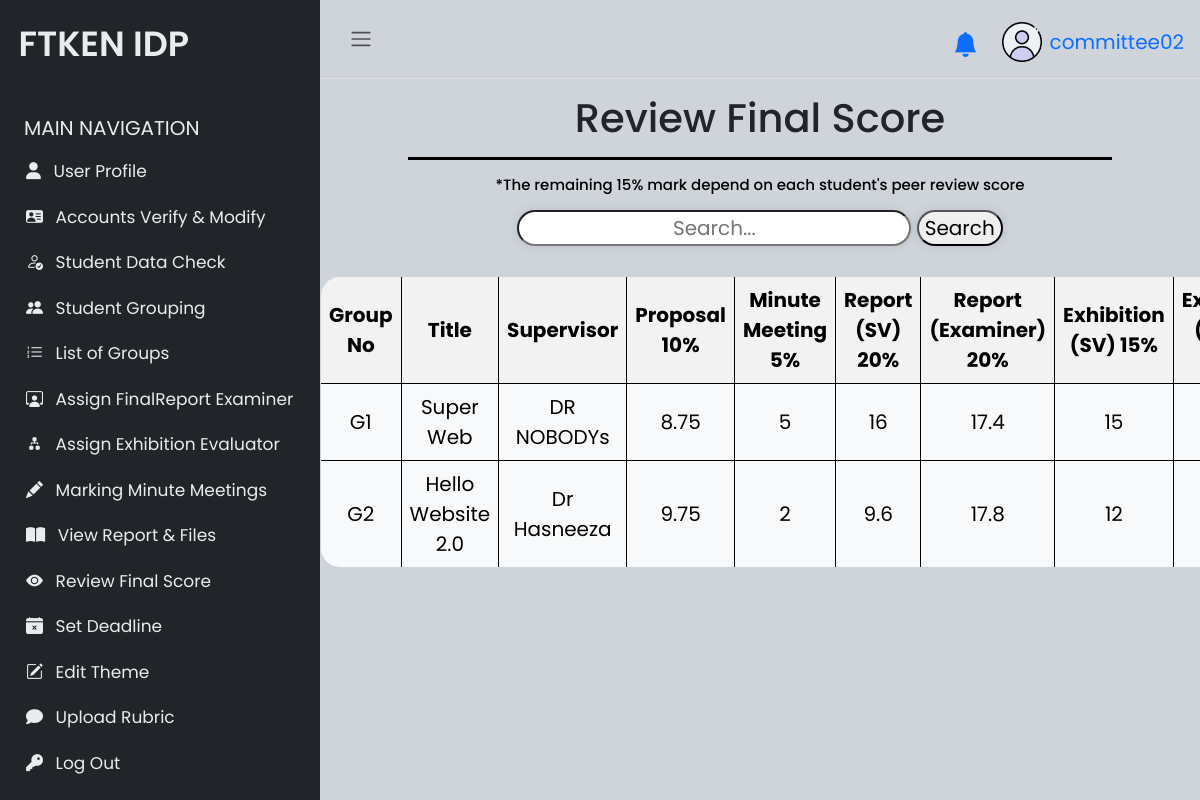
Page /committee/viewScore.php (signed in) on the committed database.
### tables this page shows
CREATE TABLE `idpgroup` (
  `grpid` int(11) NOT NULL,
  `grpnum` int(11) NOT NULL,
  `themeid` int(11) DEFAULT NULL,
  `active` tinyint(1) NOT NULL,
  `idpexPanel` tinyint(1) NOT NULL,
  `idpexSV` tinyint(1) NOT NULL
);

CREATE TABLE `idpsynopsis` (
  `synid` int(11) NOT NULL,
  `title` varchar(200) NOT NULL,
  `synopsis` varchar(8000) NOT NULL,
  `objectives` varchar(8000) NOT NULL,
  `comment` text NOT NULL,
  `approved` tinyint(1) NOT NULL,
  `submitted` tinyint(1) NOT NULL,
  `grpid` int(11) NOT NULL,
  `submitTime` varchar(50) NOT NULL
);

CREATE TABLE `supervisor` (
  `svid` int(11) NOT NULL,
  `name` varchar(200) NOT NULL,
  `staffnum` varchar(200) NOT NULL,
  `email` varchar(200) NOT NULL,
  `pass` varchar(200) NOT NULL,
  `salt` varchar(100) NOT NULL,
  `verify` tinyint(1) NOT NULL,
  `grpid` int(11) DEFAULT NULL,
  `y3` int(11) NOT NULL,
  `y2` int(11) NOT NULL,
  `y1` int(11) NOT NULL,
  `y0` int(11) NOT NULL,
  `evalid` int(11) DEFAULT NULL,
  `groupAssign` text NOT NULL
);

CREATE TABLE `grpmark` (
  `grpmarkid` int(11) NOT NULL,
  `grpid` int(11) NOT NULL,
  `reportMarkSV` float NOT NULL,
  `reportMarkExaminer` float NOT NULL,
  `idpexMarkSV` float NOT NULL,
  `idpexMarkPanel` float NOT NULL,
  `proposalMark` float NOT NULL,
  `mmMarkComm` int(1) DEFAULT NULL
);

### committee/viewScore.php (the view, shortened to what this page needs)
<!DOCTYPE html>
<html lang="en">
<?php
include './sidebarComm.php';
?>
<html>
<body>
    <h1 class="text-center mb-3 title-container">Review Final Score</h1>
    <h4 class="text-center mb-3">*The remaining 15% mark depend on each student's peer review score</h4>
    <?php
    $data = [];
    $record = "SELECT idpgroup.*, supervisor.name AS svname, theme.title AS theme, idpsynopsis.title FROM idpgroup
            INNER JOIN supervisor ON idpgroup.grpid = supervisor.grpid INNER JOIN theme ON idpgroup.themeid = theme.themeid LEFT JOIN idpsynopsis ON idpgroup.grpid = idpsynopsis.grpid
            WHERE idpgroup.active = 1 AND idpgroup.themeid is NOT NULL ORDER BY grpnum ASC";
    $result = $conn->query($record);
    while ($row = $result->fetch_assoc()) {
        $row['grpnum'] = "G" . $row['grpnum'];
        $data[] = $row;
    }
    if (isset($_POST['grpid'])) {
        echo "<br><button type=\"submit\" class=\"btn btn2 btn-primary\" onclick=\"window.location.href='./viewScore.php'\">Back</button>";
        echo "<div class=\"details-container\">";
        $grpid = $_POST['grpid'];
        $sql = "SELECT idpgroup.grpnum, supervisor.name AS svname, theme.title AS theme, idpsynopsis.title FROM idpgroup
            INNER JOIN supervisor ON idpgroup.grpid = supervisor.grpid INNER JOIN theme ON idpgroup.themeid = theme.themeid LEFT JOIN idpsynopsis ON idpgroup.grpid = idpsynopsis.grpid
            WHERE idpgroup.grpid = '$grpid'";
        $result = $conn->query($sql);
        while ($row = $result->fetch_assoc()) {
            $grpnoz = $row['grpnum'];
            $svnamez = $row['svname'];
            $titlez = $row['title'];
            $themez = $row['theme'];
        }
        echo "<h2>Group Number : &nbsp;&nbsp;$grpnoz </h2>";
        echo "<h2>Supervisor &nbsp;&nbsp;&nbsp;&nbsp;&nbsp;&nbsp;&nbsp;&nbsp;: &nbsp;&nbsp;$svnamez</h2>";
        echo "<h2>Title &nbsp;&nbsp;&nbsp;&nbsp;&nbsp;&nbsp;&nbsp;&nbsp;&nbsp;&nbsp;&nbsp;&nbsp;&nbsp;&nbsp;&nbsp;&nbsp;&nbsp;&nbsp;&nbsp;&nbsp;: &nbsp;&nbsp;$titlez </h2>";
        echo "<h2>Theme &nbsp;&nbsp;&nbsp;&nbsp;&nbsp;&nbsp;&nbsp;&nbsp;&nbsp;&nbsp;&nbsp;&nbsp;&nbsp;&nbsp;&nbsp;: &nbsp;&nbsp;$themez</h2>";
        echo "</div>";
        echo "<div class=\"table-container\">";
        echo "<table class=\"table table-bordered table-light\">
        <thead class=\" thead-dark\">";
        getHeadStudent();
        $data = [];
        $record = "SELECT * FROM `student` WHERE grpid = '$grpid' ORDER BY leader DESC";
        $result = $conn->query($record);
        while ($row = $result->fetch_assoc()) {
            $data[] = $row;
        }
        $i = 1;
        foreach ($data as $row) {
            $idstu = $row['studentid'];
            $name = $row['name'];
            $matric = $row['matric'];
            $ic = $row['ic'];
            $cgpa = $row['cgpa'];
            $prog = $row['prog'];
            $phnum = $row['phnum'];
            $email = $row['email'];
            $lead = $row['leader'];
            echo "<tr>";
            echo "<td>$i</td>";
            if ($lead == 1) {
                echo "<td class=\"fw-bold\">$name (Leader)</td>";
            } else {
                echo "<td>$name</td>";
            }
            echo "<td>$matric</td>";
            echo "<td>$ic</td>";
            $record = "SELECT * FROM peermark WHERE studentid = '$idstu'";
            $result = $conn->query($record);
            if ($row = $result->fetch_assoc()) {
                if ($row['peersvMark'] == null) {
                    $peersv = "0";
                } else {
                    $peersv = $row['peersvMark'];
                }
                if ($row['peerstuMark'] == null) {
                    $peerstu = "0";
                } else {
                    $peerstu = $row['peerstuMark'];
                }
            } else {
                $peersv = "0";
                $peerstu = "0";
            }
            echo "<td>$peerstu</td>";
            echo "<td>$peersv</td><td>";
            $dataz = [];
            $record = "SELECT * FROM `peerstudent` WHERE member = $idstu";
            $result = $conn->query($record);
            while ($row = $result->fetch_assoc()) {
                $dataz[] = $row;
            }
            foreach ($dataz as $row) {
                if ($row['comment'] != null) {
                    $grader = [];
                    $c1 = $row['comment'];
                    $giver = $row['grader'];
                    $record2 = "SELECT * FROM `student` WHERE studentid = $giver";
                    $result2 = $conn->query($record2);
                    if ($row2 = $result2->fetch_assoc()) {
                        $grader = $row2['name'];
                    }
                    echo "<h3>\"$c1\"</h3>";
                    echo "<h4>-$grader</h4><br>";
                }
            }
            $record = "SELECT * FROM `peersv` WHERE studentid = $idstu";
            $result = $conn->query($record);
            if ($row = $result->fetch_assoc()) {
                $svcomm = $row['comment'];
                echo "<h3>\"$svcomm\"</h3>";
                echo "<h4>-$svnamez</h4>";
            }
            $record = "SELECT * FROM grpmark WHERE grpid = '$grpid'";
            $result = $conn->query($record);
            if ($row = $result->fetch_assoc()) {
                if ($row['reportMarkSV'] == null) {
                    $repSV = "0";
                } else {
                    $repSV = $row['reportMarkSV'];
                }
                if ($row['reportMarkExaminer'] == null) {
                    $repEX = "0";
                } else {
                    $repEX = $row['reportMarkExaminer'];
                }
                if ($row['idpexMarkSV'] == null) {
                    $exSV = "0";
                } else {
                    $exSV = $row['idpexMarkSV'];
                }
                if ($row['idpexMarkPanel'] == null) {
                    $exPanel = "0";
                } else {
                    $exPanel = $row['idpexMarkPanel'];
                }
                if ($row['proposalMark'] == null) {
                    $propo = "0";
                } else {
                    $propo = $row['proposalMark'];
                }
                if ($row['mmMarkComm'] == null) {
                    $mm = "0";
                } else {
                    $mm = $row['mmMarkComm'];
                }
            } else {
                $repSV = "0";
                $repEX = "0";
                $exSV = "0";
                $exPanel = "0";
                $propo = "0";
                $mm = "0";
            }
            $grpscore = $repSV + $repEX + $exSV + $exPanel + $propo + $mm;
            echo "</td><td>$grpscore</td>";
            $final = $grpscore + $peerstu + $peersv;
            echo "<td class=\"fw-bold\">$final</td>";
            echo "</tr>";
            $i++;
        }
        echo "</table>";
        echo "</div>";
    } else {
        echo "
        <form class=\"search-container text-center\" method=\"GET\" action=\"viewScore.php\">
            <input type=\"text\" class=\"box\" name=\"query\" placeholder=\"Search...\">
            <button type=\"submit\" class=\"box\">Search</button>
        </form>
        <br>
        <div class=\"table-container\">
        <table class=\"table table-bordered table-light\">
            <thead class=\" thead-dark\">";
        getHead();
        echo "<form id=\"grpid\" method=\"post\" action=\"viewScore.php\">";
        if (isset($_GET['query']) && $_GET['query'] != null) {
            $data = $filtered_data;
        } else {
            foreach ($data as $row) {
                $grpid = $row['grpid'];
                $grpno = $row['grpnum'];
                $title = $row['title'];
                $svname = $row['svname'];
                echo "<tr>";
                echo "<td>$grpno</td>";
                echo "<td>$title</td>";
                echo "<td>$svname</td>";
                $record = "SELECT * FROM grpmark WHERE grpid = '$grpid'";
                $result = $conn->query($record);
                if ($row = $result->fetch_assoc()) {
                    if ($row['reportMarkSV'] == null) {
                        $repSV = "0";
                    } else {
                        $repSV = $row['reportMarkSV'];
                    }
                    if ($row['reportMarkExaminer'] == null) {
                        $repEX = "0";
                    } else {
                        $repEX = $row['reportMarkExaminer'];
                    }
                    if ($row['idpexMarkSV'] == null) {
                        $exSV = "0";
                    } else {
                        $exSV = $row['idpexMarkSV'];
                    }
                    if ($row['idpexMarkPanel'] == null) {
                        $exPanel = "0";
                    } else {
                        $exPanel = $row['idpexMarkPanel'];
                    }
                    if ($row['proposalMark'] == null) {
                        $propo = "0";
                    } else {
                        $propo = $row['proposalMark'];
                    }
                    if ($row['mmMarkComm'] == null) {
                        $mm = "0";
                    } else {
                        $mm = $row['mmMarkComm'];
                    }
                }
                $final = $repSV + $repEX + $exSV + $exPanel + $propo + $mm;
                echo "<td>$propo</td>";
                echo "<td>$mm</td>";
                echo "<td>$repSV</td>";
                echo "<td>$repEX</td>";
                echo "<td>$exSV</td>";
                echo "<td>$exPanel</td>";
                echo "<td class=\"fw-bold\">$final</td><td>";
                echo "<button type=\"submit\" name=\"grpid\" class=\"btn btn-primary btn-lg bi bi-person-circle\" id=\"grpid\"  value=\" ";
                echo $grpid;
                echo "\"> ";
                echo "</button></td></tr>";
            }
        }
        echo "</form>";
        echo "</table>";
        echo "</div>";
    }
    ?>
    <?php
    function getHead()
    {
        echo "<tr>";
        echo "<th>Group No</th>";
        echo "<th>Title</th>";
        echo "<th>Supervisor</th>";
        echo "<th>Proposal 10%</th>";
        echo "<th>Minute Meeting 5%</th>";
        echo "<th>Report (SV) 20%</th>";
        echo "<th>Report (Examiner) 20%</th>";
        echo "<th>Exhibition (SV) 15%</th>";
        echo "<th>Exhibition (Panel) 15%</th>";
        echo "</tr>";
    }
    ?>
</body>
</html>

### committee/sidebarComm.php (style rules this page uses)
body { font-family: 'Poppins', sans-serif; font-size: 20px; opacity: 1; overflow-y: scroll; margin: 0; }
h4 { font-family: 'Poppins', sans-serif; font-size: 1.275rem; color: var(--bs-emphasis-color); }
.title-container { border-bottom: 3px solid black; width: 80%; text-align: center; margin: 0 auto; display: flex; align-items: center; justify-content: center; box-sizing: border-box; padding: 15px 0; }

### committee/viewScore.php (style rules this page uses)
.box { box-shadow: 0 0 10px rgba(0, 0, 0, 0.1); border-radius: 20px 20px 20px 20px; text-align: center; }
.table-container { overflow-x: auto; -webkit-overflow-scrolling: touch; }
.table { border: 1px solid black; padding: 4px; text-align: center; margin: 0 auto; width: 90%; vertical-align: middle; border-collapse: collapse; border-radius: 20px; overflow: hidden; }
td, th { text-align: center; vertical-align: middle; height: 50px; border: 1px solid black; }
h4 { font-size: 15px; margin: 0; }
.table th { background-color: #f2f2f2; }

### rows in the picture
idpgroup: grpno "G1", idpsynopsis.title "Super Web", supervisor.name "DR NOBODYs", grpmark.proposalMark "8.75", grpmark.mmMarkComm "5", grpmark.reportMarkSV "16", grpmark.reportMarkExaminer "17.4", grpmark.idpexMarkSV "15"
idpgroup: grpno "G2", idpsynopsis.title "Hello Website 2.0", supervisor.name "Dr Hasneeza", grpmark.proposalMark "9.75", grpmark.mmMarkComm "2", grpmark.reportMarkSV "9.6", grpmark.reportMarkExaminer "17.8", grpmark.idpexMarkSV "12"

### other values in the picture
$_SESSION['username'] "committee02"
